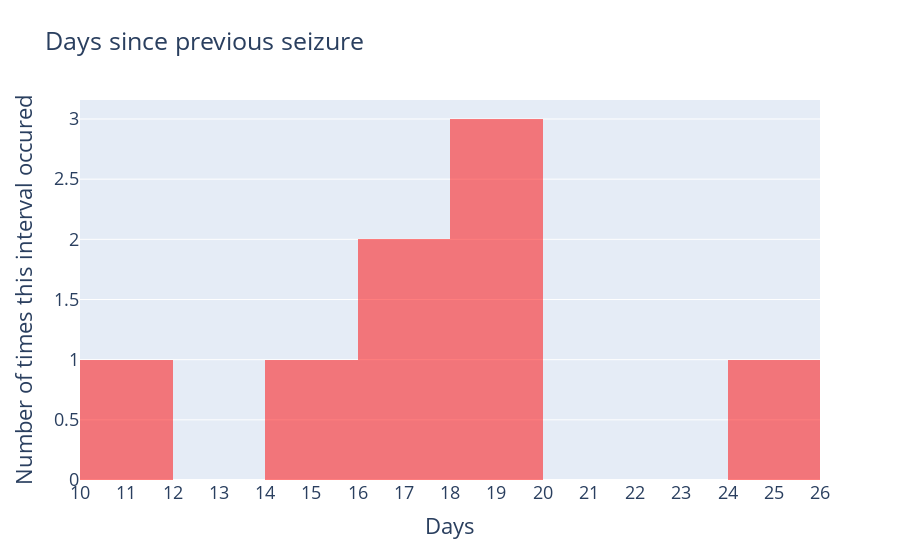

The notebook cell saved with this chart:
### Code cell
fig= go.Figure()
fig.add_trace(go.Histogram(x=df.interval_days, xbins=dict(start=0, end=30, size=2), marker=dict(
                color='red',
            ),opacity=0.5))

fig.update_layout(xaxis = dict(
        tickmode = 'linear',
        tick0 = 1,
    ))
fig.update_layout(
        title_text='Days since previous seizure',
        xaxis_title="Days",
        yaxis_title="Number of times this interval occured",
        font=dict(
            size=18,
        ),
        showlegend=False
    )

### Figure 1 — Plotly figure (JSON) as saved in the notebook; plotly's stock layout.template omitted (floating-point values rounded to 4 significant figures)
{"data": [{"marker": {"color": "red"}, "opacity": 0.5, "type": "histogram", "x": [25, 19, 37, 14, 17, 17, 19, 18, 11], "xbins": {"end": 30, "size": 2, "start": 0}}], "layout": {"font": {"size": 18}, "showlegend": false, "title": {"text": "Days since previous seizure"}, "xaxis": {"tick0": 1, "tickmode": "linear", "title": {"text": "Days"}}, "yaxis": {"title": {"text": "Number of times this interval occured"}}}}
